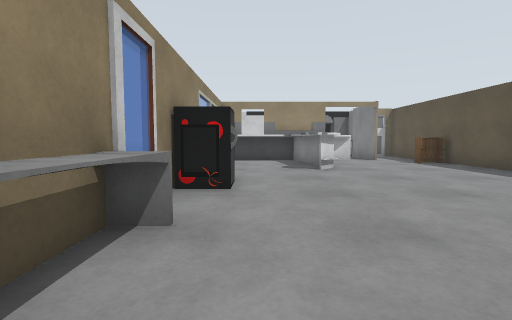
View 1 (above)

13 first-person views from a walk through a robot-simulator world made for Gazebo. The camera is 0.9 m above the floor, tilts 4° down and sees 85° across. The floor is counted in squares, 1 m on a side. Each view is taken from the middle of a square. On the plan, view 1 faces up. The plan holds only what a view shows up to about 11 squares ahead; the rest is blank. Gazebo's built-in surfaces are drawn with simple patterns. Surface patterns are stand-ins for the level's own textures.

View 2
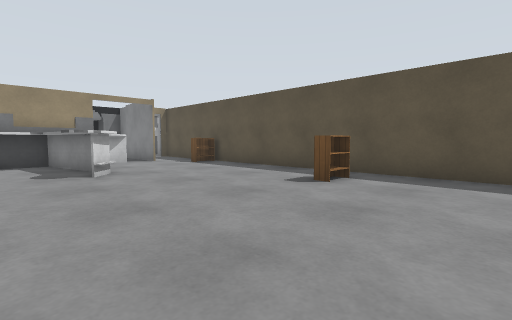

View 3
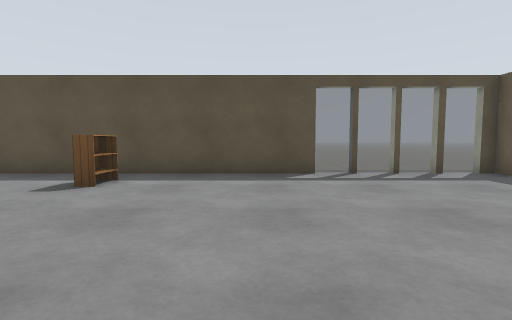

View 4
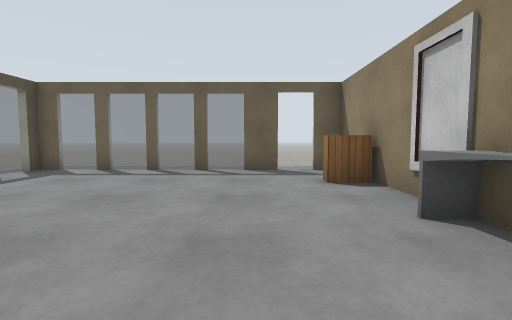

View 5
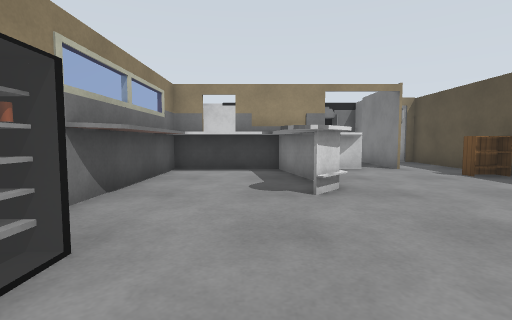

View 6
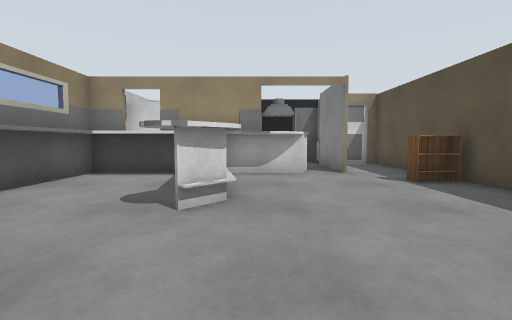

View 7
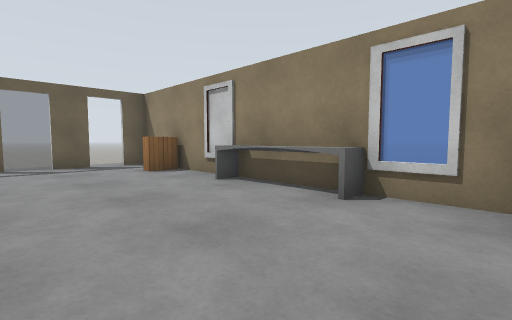

View 8
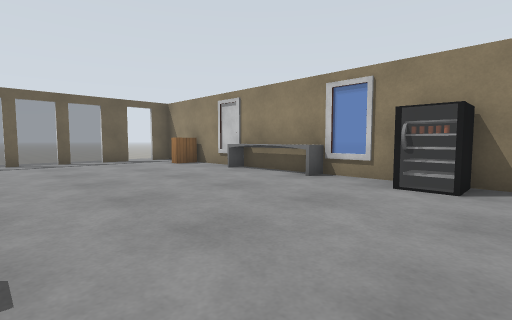

View 9
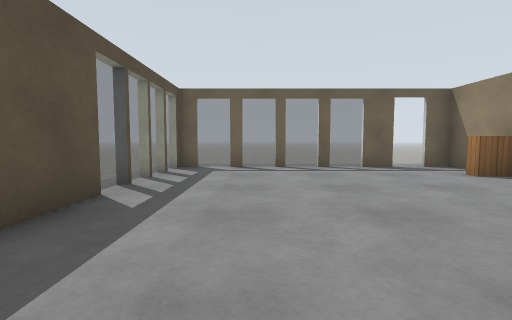

View 10
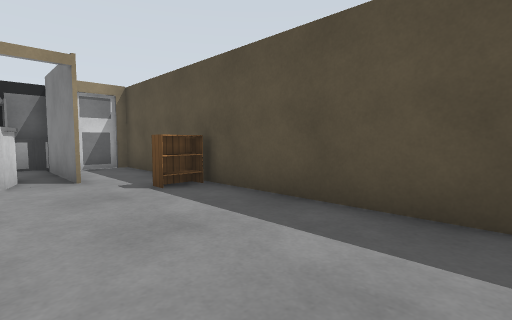

View 11
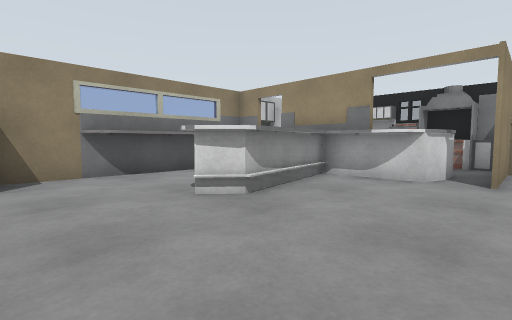

View 12
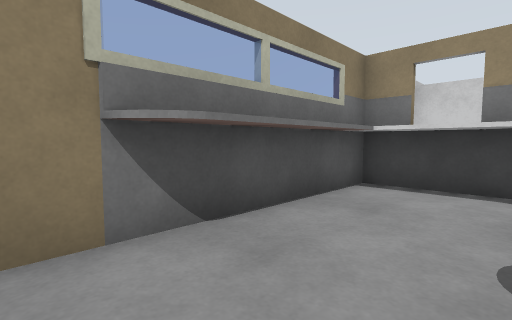

View 13
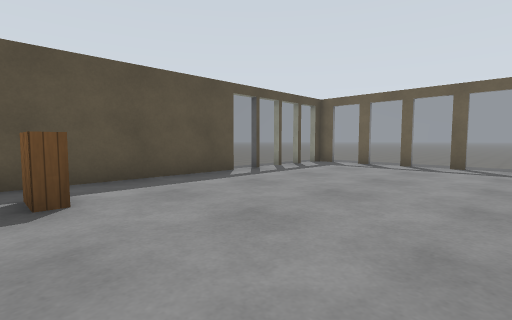

### Floor plan
Points are (right, up) in squares from view 1. A wall is a line through its corners. A room is listed if a view was taken in it or the views show most of it. See-through windows are left out.
Room 1 (views 1, 2, 3, 4, 5, 6, 7, 8, 9, 10, 11, 12, 13)
walls: (-0.5, 6.2) (-0.5, 5.1); (-0.7, 6.2) (-0.7, 5.1) (-1.5, 5.1); (-1.3, 6) (-1.3, 5.3) (-0.4, 5.3); (-1.6, 6.2) (-0.5, 6.2) (-0.9, 5.4); (7.6, -0.6) (7.6, 15.8) (5.5, 15.8) (5.5, 12.8); (2.4, -5.5) (2.9, -5.5); (3.9, -5.5) (4.4, -5.5); (5.4, -5.5) (5.9, -5.5); (0.3, -5.5) (1.4, -5.5); (1.4, 11.8) (-0.9, 11.8) (-0.9, 8.4); (2.4, 12.1) (2.8, 9.1) (2.1, 8.4); (6.9, -5.5) (7.6, -5.5) (7.6, -5); (4.6, 14.4) (4.6, 13.6) (4.3, 12.8) (-1.6, 12.8) (-1.6, -5.5) (-0.7, -5.5)
low walls: (-1.6, 3) (-0.9, 3) (-0.9, -0.2); (1.7, 9.7) (1.4, 11.8); (2.4, 9.9) (1.7, 12.8); (3.5, 12.3) (2.6, 12.3); (1.9, 12.8) (2.6, 9.2) (2, 8.5)
ways out: opening at (0, -6)
objects: bookshelf (-1, -3); bookshelf (6, 4); bookshelf (7, 11)

Where each view was taken, in squares from view 1:
view 1: 0 up, 0 right, facing up
view 2: 1 up, 0 right, facing up-right
view 3: 1 up, 0 right, facing right
view 4: 3 up, 1 right, facing down
view 5: 4 up, 1 right, facing up
view 6: 5 up, 3 right, facing up
view 7: 5 up, 3 right, facing down-left
view 8: 7 up, 5 right, facing down-left
view 9: 4 up, 5 right, facing down
view 10: 6 up, 4 right, facing up-right
view 11: 6 up, 6 right, facing up-left
view 12: 7 up, 1 right, facing up-left
view 13: 5 up, 1 right, facing down-right
